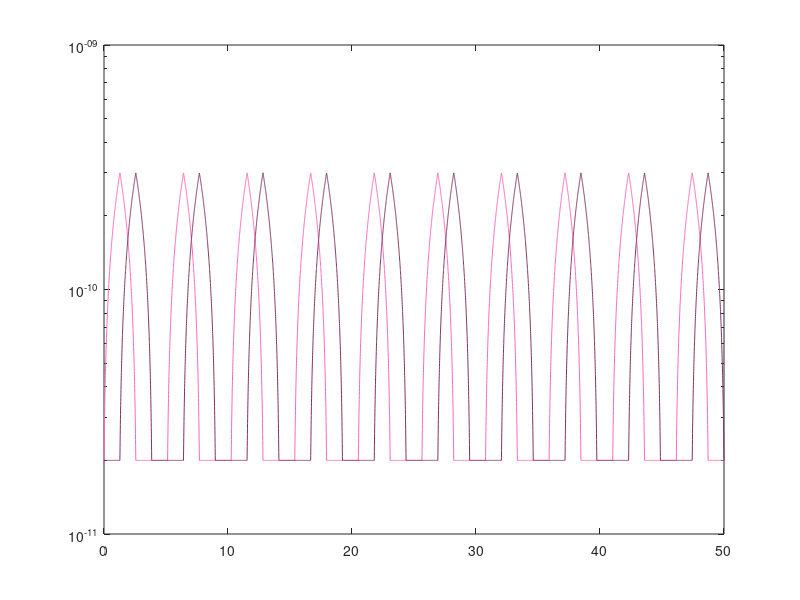
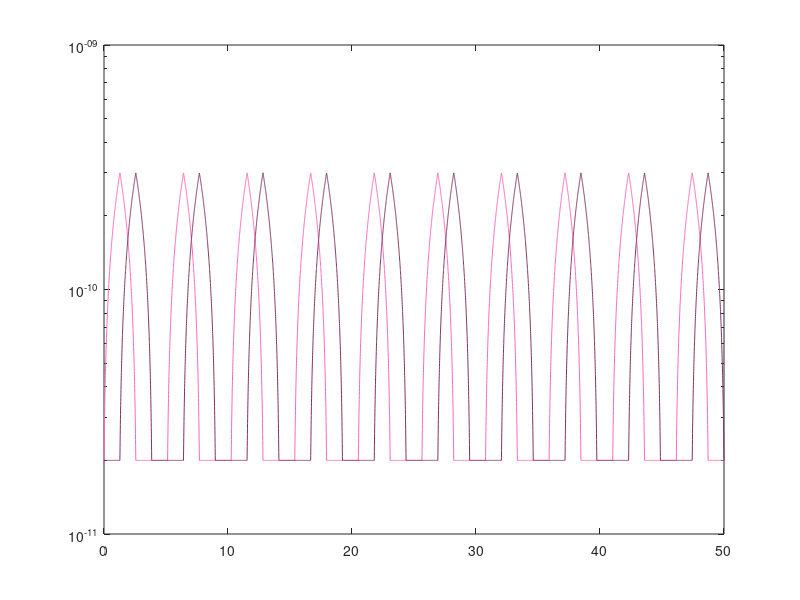

The MATLAB script that drew these images, in order:
% It script creates a triangule wave as steps that increases progessive


%         <------- N ------>
%         ^ Pix0 Pix1 .....
%         |   .
%         |     .
%         M       .
%         |         .
%         |           .PixN,M



tic;

clear all;clc;close all;

N = 2; 
M = 2;
Edges = 10;
quant_pixel=N*M;
freq = 200;
T = 1/freq;
curr_path = pwd;
PATH_input = '/home/netware/users/jpgironruiz/Desktop/Documents/Cadence_analysis/Inputs/';

cd(PATH_input);
nameSignal = strcat('BAR_N',int2str(N),'X',int2str(M),'_',int2str(freq));
name_folder = strcat(nameSignal,'/');
[s,mess1,mess2]=mkdir(name_folder);

% Creando el directorio de la entrada

if (~strcmp(mess1,''))
   
    rmdir(name_folder,'s');
    mkdir(name_folder);
end
PATH_input = strcat(PATH_input,nameSignal,'/');
cd(curr_path);

closeP = 0;

if N*M > 16
    matlabpool open 8;
    closeP = 1;
end


Imax = 300e-12;
Imin = 20e-12;

t = linspace(0,T,M+2);
len_t = length(t);
vec_Iph = Imin*ones(len_t,1);
Matrix_Iph = zeros(len_t,M);
vec_Iph(1) = Imax;

% Shift-rigth al vector Iph

for i=1:M
    
    Y = circshift(vec_Iph,1);
    Matrix_Iph(:,i) = Y;
    vec_Iph = Y;
    
end

% Create copy Edges time 

Matrix_Iph_2 = zeros(Edges*len_t,M);

for i=1:Edges
   
    lim_inf = (i-1)*len_t + 1;
    lim_sup = lim_inf + len_t - 1;
    Matrix_Iph_2(lim_inf:lim_sup,:) = Matrix_Iph;
    
end

t = linspace(0,Edges*T,Edges*len_t);
len_t = length(t);
time_interp = linspace(0,Edges*T,200*len_t);
T2 = Edges*T;

cd(PATH_input)
h = figure(1);
ind_pix = 0;
sigma_noise = 2e-12;
mu_noise = 0;
parfor i=1:M
    vec_Iph = Matrix_Iph_2(:,i);
    I_pd_interp = interp1(t',vec_Iph,time_interp','linear');
    semilogy(time_interp*1e3,I_pd_interp,'Color',[1/i,2/(5*i),3/(4*i)]);
    hold on
    for j=1:N
        name_file = strcat(nameSignal,'_',num2str((i-1)*N+(j-1)),'.csv');
        dlmwrite(name_file,[time_interp' I_pd_interp],'delimiter',' ','precision',10,'newline','unix');
        noise = abs(normrnd(mu_noise,sigma_noise,length(time_interp),1));
        dlmwrite(['noise_',num2str((i-1)*N+(j-1)),'.csv'],[time_interp' noise],'delimiter',' ','precision',10,'newline','unix');
        %ind_pix = ind_pix + 1;
    end
end

saveas(h,nameSignal,'png');
saveas(h,nameSignal,'fig');
xlabel('time ms')
ylabel('I_{pd} (pA)')


fid = fopen('README.txt','wt');
fprintf(fid,' N %d\n M %d\n T %d \n freq %d (Hz)',N,M,T2,freq);
fclose(fid);


if closeP
    matlabpool close;
end

cd(curr_path);

toc;
